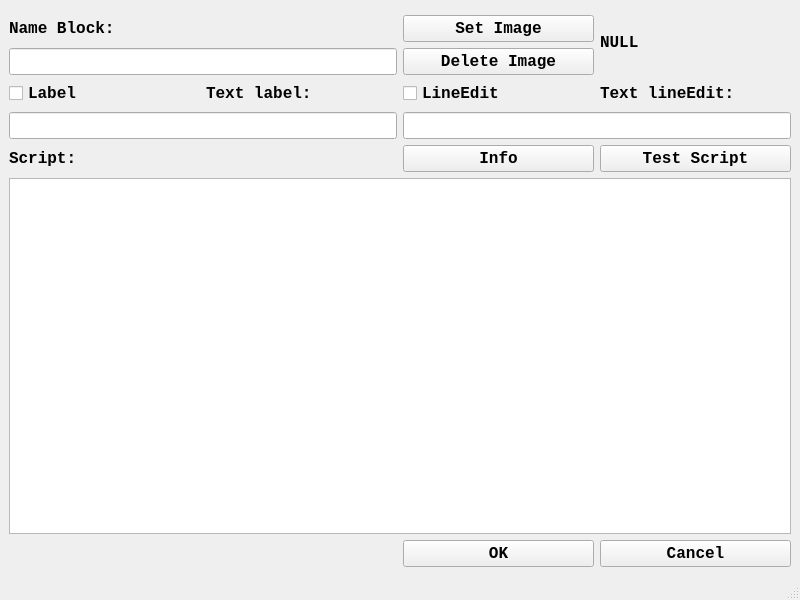
<?xml version="1.0" encoding="UTF-8"?>
<ui version="4.0">
 <class>BasedBlockWindow</class>
 <widget class="QMainWindow" name="BasedBlockWindow">
  <property name="geometry">
   <rect>
    <x>0</x>
    <y>0</y>
    <width>800</width>
    <height>600</height>
   </rect>
  </property>
  <property name="font">
   <font>
    <family>Consolas</family>
    <pointsize>12</pointsize>
    <weight>75</weight>
    <bold>true</bold>
   </font>
  </property>
  <property name="windowTitle">
   <string>MainWindow</string>
  </property>
  <widget class="QWidget" name="centralwidget">
   <layout class="QGridLayout" name="gridLayout">
    <item row="4" column="2">
     <widget class="QLabel" name="label">
      <property name="text">
       <string>Text label:</string>
      </property>
     </widget>
    </item>
    <item row="6" column="3">
     <widget class="QPushButton" name="pushButton_4">
      <property name="text">
       <string>Info</string>
      </property>
     </widget>
    </item>
    <item row="6" column="1">
     <widget class="QLabel" name="label_6">
      <property name="text">
       <string>Script:</string>
      </property>
     </widget>
    </item>
    <item row="1" column="1">
     <widget class="QLabel" name="label_5">
      <property name="text">
       <string>Name Block:</string>
      </property>
     </widget>
    </item>
    <item row="4" column="4">
     <widget class="QLabel" name="label_3">
      <property name="text">
       <string>Text lineEdit:</string>
      </property>
     </widget>
    </item>
    <item row="2" column="1" colspan="2">
     <widget class="QLineEdit" name="lineEdit_3"/>
    </item>
    <item row="4" column="3">
     <widget class="QCheckBox" name="checkBox_2">
      <property name="text">
       <string>LineEdit</string>
      </property>
     </widget>
    </item>
    <item row="8" column="4">
     <widget class="QPushButton" name="pushButton_5">
      <property name="text">
       <string>Cancel</string>
      </property>
     </widget>
    </item>
    <item row="8" column="3">
     <widget class="QPushButton" name="pushButton_6">
      <property name="text">
       <string>OK</string>
      </property>
     </widget>
    </item>
    <item row="4" column="1">
     <widget class="QCheckBox" name="checkBox">
      <property name="text">
       <string>Label</string>
      </property>
     </widget>
    </item>
    <item row="7" column="1" colspan="4">
     <widget class="QTextEdit" name="textEdit">
      <property name="tabStopWidth">
       <number>30</number>
      </property>
     </widget>
    </item>
    <item row="5" column="3" colspan="2">
     <widget class="QLineEdit" name="lineEdit_2"/>
    </item>
    <item row="6" column="4">
     <widget class="QPushButton" name="pushButton">
      <property name="text">
       <string>Test Script</string>
      </property>
     </widget>
    </item>
    <item row="5" column="1" colspan="2">
     <widget class="QLineEdit" name="lineEdit"/>
    </item>
    <item row="0" column="4" rowspan="3">
     <widget class="QLabel" name="label_4">
      <property name="text">
       <string>NULL</string>
      </property>
     </widget>
    </item>
    <item row="1" column="3">
     <widget class="QPushButton" name="pushButton_3">
      <property name="text">
       <string>Set Image</string>
      </property>
     </widget>
    </item>
    <item row="2" column="3">
     <widget class="QPushButton" name="pushButton_2">
      <property name="text">
       <string>Delete Image</string>
      </property>
     </widget>
    </item>
   </layout>
  </widget>
  <widget class="QStatusBar" name="statusbar"/>
  <action name="actionOpen">
   <property name="icon">
    <iconset resource="diagramscene.qrc">
     <normaloff>:/images/open.png</normaloff>:/images/open.png</iconset>
   </property>
   <property name="text">
    <string>Open Block</string>
   </property>
   <property name="shortcut">
    <string>Ctrl+Shift+O</string>
   </property>
  </action>
  <action name="actionSave">
   <property name="icon">
    <iconset resource="diagramscene.qrc">
     <normaloff>:/images/save.png</normaloff>:/images/save.png</iconset>
   </property>
   <property name="text">
    <string>Save Block</string>
   </property>
   <property name="shortcut">
    <string>Ctrl+Shift+S</string>
   </property>
  </action>
 </widget>
 <resources>
  <include location="diagramscene.qrc"/>
 </resources>
 <connections/>
</ui>
